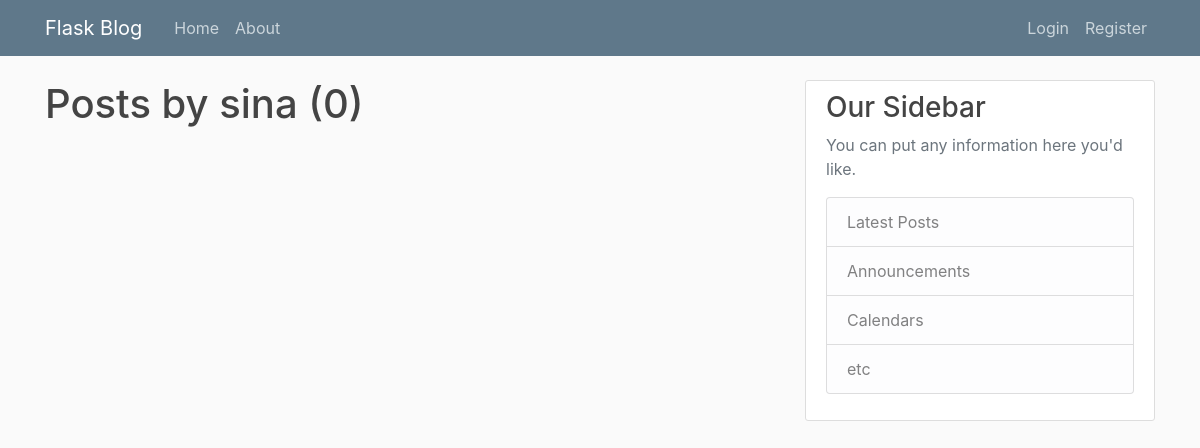
Page /user/sina on the earlier database version.
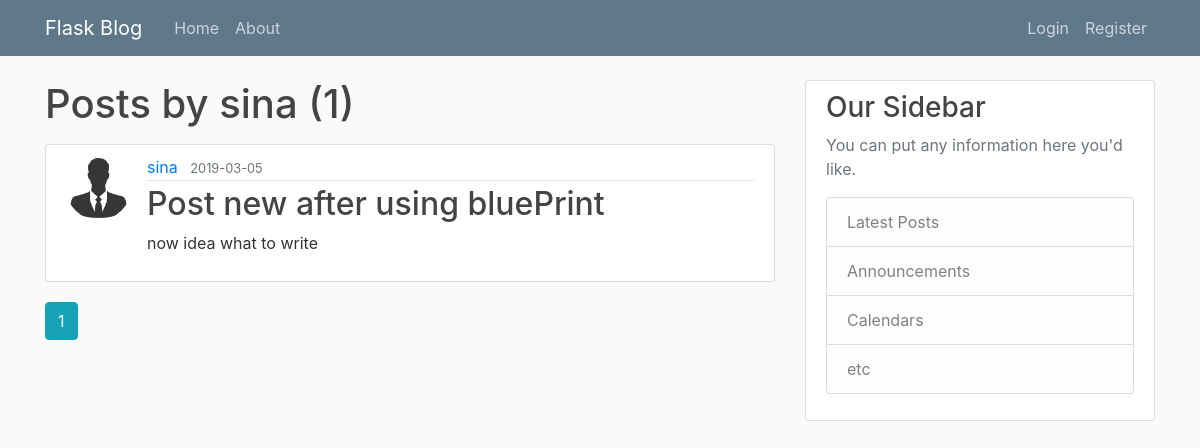
Same page on the later database version.
### flaskblog/models.py (models this page shows, shortened)
class User(db.Model, UserMixin):
    id = db.Column(db.Integer, primary_key=True)
    username = db.Column(db.String(20), unique=True, nullable=False)
    email = db.Column(db.String(120), unique=True, nullable=False)
    image_file = db.Column(db.String(20), nullable=False, default="default.jpg")
    password = db.Column(db.String(60), nullable=False)
    posts = db.relationship('Post',backref='author', lazy=True)

class Post(db.Model):
    id = db.Column(db.Integer, primary_key=True)
    title = db.Column(db.String(100), nullable=False)
    date_posted = db.Column(db.DateTime, nullable=False, default=datetime.utcnow)
    content = db.Column(db.Text, nullable=False)
    user_id = db.Column(db.Integer, db.ForeignKey('user.id'), nullable=False)

### flaskblog/users/routes.py (the view)
@users.route("/user/<string:username>")
def user_posts(username):
    page = request.args.get('page', 1, type=int)
    user = User.query.filter_by(username = username).first_or_404()
    posts = Post.query.filter_by(author=user)\
        .order_by(Post.date_posted.desc())\
        .paginate(page=page, per_page=5)
    return render_template("user_posts.html",posts=posts, user=user)

### flaskblog/templates/user_posts.html
{% extends "layout.html" %}
{% block content %}
    <h1 class="mb-3">Posts by {{ user.username }} ({{ posts.total }})</h1>
    {% for post in posts.items %}
        <article class="media content-section">
            <img class="rounded-circle article-img" src="{{ url_for('static',filename='profile_pics/' + post.author.image_file) }}" alt="">
            <div class="media-body">
                <div class="article-metadata">
                <a class="mr-2" href="{{url_for('users.user_posts', username=post.author.username)}}">{{ post.author.username }}</a>
                <small class="text-muted">{{ post.date_posted.strftime('%Y-%m-%d') }}</small>
                </div>
                <h2><a class="article-title" href="{{url_for('posts.post',post_id=post.id)}}">{{ post.title }}</a></h2>
                <p class="article-content">{{ post.content }}</p>
            </div>
        </article>
    {% endfor %}
    {% for page_num in posts.iter_pages(left_edge=1,right_edge=1,left_current=1,right_current=2) %}
        {% if page_num %}
            {% if posts.page == page_num %}
                <a class="btn btn-info mb-4" href="{{ url_for('users.user_posts', username=user.username, page=page_num) }}">{{page_num}}</a>
            {% else %}
                <a class="btn btn-outline-info mb-4" href="{{ url_for('users.user_posts', username=user.username, page=page_num) }}">{{page_num}}</a>
            {% endif %}
        {% else %}
            ...
        {% endif %}
    {% endfor %}
{% endblock content%}

### flaskblog/templates/layout.html (shortened to what this page needs)
<!DOCTYPE html>
<html lang="en">
<head>
    <link rel="stylesheet" href="https://stackpath.bootstrapcdn.com/bootstrap/4.1.3/css/bootstrap.min.css">
    <link rel="stylesheet" type="text/css" href="{{ url_for('static',filename='main.css') }}">
</head>
<body>
        <header class="site-header">
            <nav class="navbar navbar-expand-md navbar-dark bg-steel fixed-top">
                <div class="container">
                <a class="navbar-brand mr-4" href="/">Flask Blog</a>
                <div class="collapse navbar-collapse" id="navbarToggle">
                    <div class="navbar-nav mr-auto">
                    <a class="nav-item nav-link" href="{{ url_for('main.home') }}">Home</a>
                    <a class="nav-item nav-link" href="{{ url_for('main.about') }}">About</a>
                    </div>
                    <div class="navbar-nav">
                    {% if current_user.is_authenticated %}
                        <a class="nav-item nav-link" href="{{ url_for('posts.new_post') }}">New Post</a>
                        <a class="nav-item nav-link" href="{{ url_for('users.account') }}">Account</a>
                        <a class="nav-item nav-link" href="{{ url_for('users.logout') }}">Logout</a>
                    {% else %}
                        <a class="nav-item nav-link" href="{{ url_for('users.login') }}">Login</a>
                        <a class="nav-item nav-link" href="{{ url_for('users.register') }}">Register</a>
                    {% endif %}
                    </div>
                </div>
                </div>
            </nav>
        </header>
        <main role="main" class="container">
            <div class="row">
                <div class="col-md-8">
                    {% block content %}{% endblock %}
                </div>
                <div class="col-md-4">
                    <div class="content-section">
                        <h3>Our Sidebar</h3>
                        <p class='text-muted'>You can put any information here you'd like.
                        <ul class="list-group">
                            <li class="list-group-item list-group-item-light">Latest Posts</li>
                            <li class="list-group-item list-group-item-light">Announcements</li>
                            <li class="list-group-item list-group-item-light">Calendars</li>
                            <li class="list-group-item list-group-item-light">etc</li>
                        </ul>
                        </p>
                    </div>
                </div>
            </div>
        </main>
</body>
</html>

### flaskblog/static/main.css (style rules this page uses)
body { background: #fafafa; color: #333333; margin-top: 5rem; }
h1, h2, h3, h4, h5, h6 { color: #444444; }
.bg-steel { background-color: #5f788a; }
.site-header .navbar-nav .nav-link { color: #cbd5db; }
.content-section { background: #ffffff; padding: 10px 20px; border: 1px solid #dddddd; border-radius: 3px; margin-bottom: 20px; }
.article-title { color: #444444; }
.article-content { white-space: pre-line; }
.article-img { height: 65px; width: 65px; margin-right: 16px; }
.article-metadata { padding-bottom: 1px; margin-bottom: 4px; border-bottom: 1px solid #e3e3e3 }

Differences in the rows shown:
added Post: image_file (placeholder picture), author.username "sina", date_posted "2019-03-05", title "Post new after using bluePrint", content "now idea what to write"
Other differences:
{{ posts.total }}: "0" → "1"
new list line: "1"
